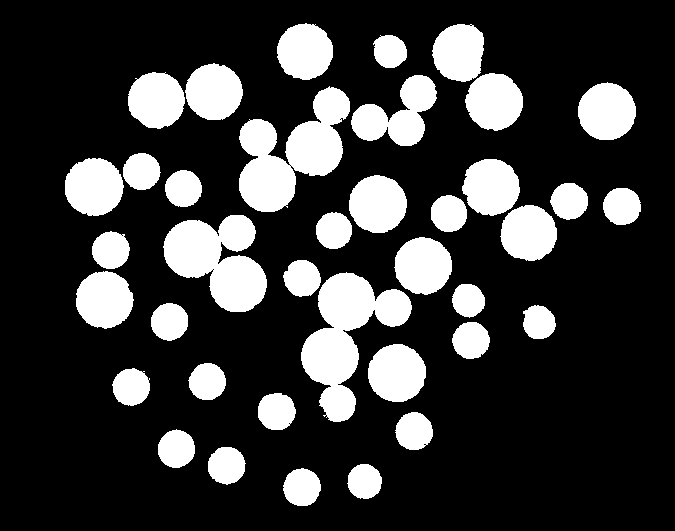
//> input picture test4/watershed/2.tif, 675 x 531 px
$ ./test4_watershed   (built with g++ and OpenCV 4)
//> lines starting //> are read from the running program, lines starting //| are printed output that depends on the picture; after the words box and inside, x2 and y2 are one past the last pixel; in counts of white or black regions, pixels touching at a corner belong together

#include "opencv2/highgui/highgui.hpp"
#include "opencv2/imgproc/imgproc.hpp"
#include <iostream>
#include <stdio.h>
#include <stdlib.h>
#include <iostream>
#include <vector>
using namespace cv;
using namespace std;
// 分水岭分割显示
cv::Mat displaySegResult(cv::Mat & segments, int numOfSegments, cv::Mat & image)
{
	cv::Mat wshed(segments.size(), CV_8UC3);
	// 创建对于颜色分量
	vector<Vec3b> colorTab;
	for (int i = 0; i < numOfSegments; i++)
	{
		int b = theRNG().uniform(0, 255);
		int g = theRNG().uniform(0, 255);
		int r = theRNG().uniform(0, 255);
		colorTab.push_back(Vec3b((uchar)b, (uchar)g, (uchar)r));
	}
	//应用不同颜色对每个部分
	for (int i = 0; i < segments.rows; i++)
	{
		for (int j = 0; j < segments.cols; j++)
		{
			int index = segments.at<int>(i, j);

			if (index == -1)
				wshed.at<Vec3b>(i, j) = Vec3b(255, 255, 255);
			else if (index <= 0 || index > numOfSegments)
				wshed.at<Vec3b>(i, j) = Vec3b(0, 0, 0);
			else
				wshed.at<Vec3b>(i, j) = colorTab[index - 1];
		}
	}
	if (image.dims > 0)
		wshed = wshed * 0.5 + image * 0.5;
	return wshed;
}

int main()
{
	cv::Mat srcImage = imread("test4\\watershed\\2.tif");
//> srcImage is the input picture: 531 rows x 675 cols, CV_8UC3; 22.1% white; 38 white regions, largest, box (x1, y1, x2, y2) and area: (301, 272, 412, 422) 7353, (239, 86, 350, 212) 7255, (163, 215, 267, 312) 6278
	if (!srcImage.data)
		return 1;
	cv::imshow("【原始图片】", srcImage);

	cv::Mat gray, blurImage, edgeImage;
	cv::cvtColor(srcImage, gray, CV_BGR2GRAY);

	GaussianBlur(gray, blurImage, Size(5, 5), 2);
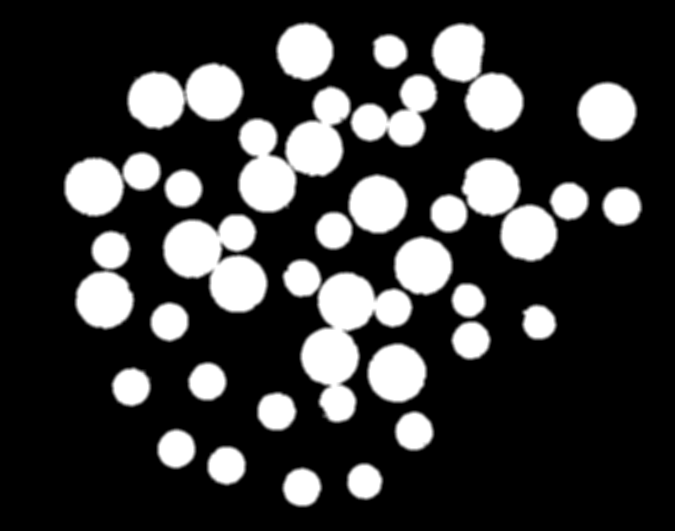
//> blurImage: 531 rows x 675 cols, CV_8UC1; min 0, max 255, mean 56.5
	Canny(blurImage, edgeImage, 150, 90);
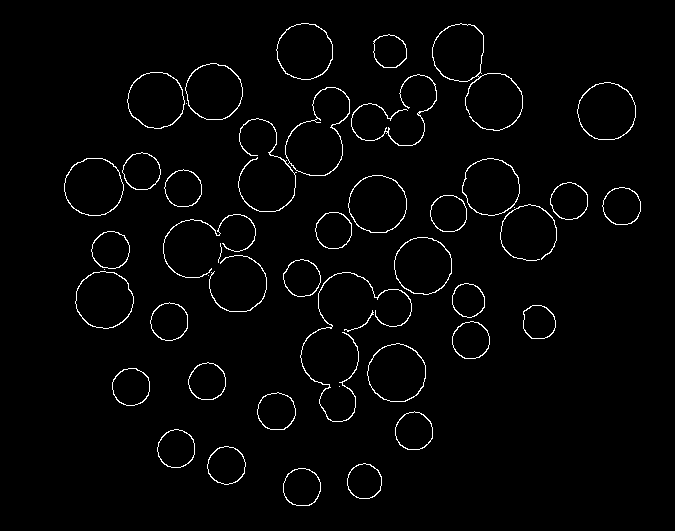
//> edgeImage: 531 rows x 675 cols, CV_8UC1; 2.1% white in thin lines or dots, all inside (x1, y1, x2, y2) = (64, 23, 641, 506)
	int i, j, compCount = 0;
	vector<vector<Point> > contours;
	vector<Vec4i> hierarchy;
	findContours(edgeImage, contours, hierarchy, CV_RETR_CCOMP, CV_CHAIN_APPROX_SIMPLE);
//> contours = 79 contours, 8 with area under 20; largest, box (x1, y1, x2, y2) and area: (238, 87, 350, 212) 3663, (285, 87, 350, 176) 3521, (64, 158, 124, 216) 2672, (367, 343, 426, 402) 2640, (64, 158, 124, 216) 2630
	if (contours.empty())
		return -1;

	Mat markers(edgeImage.size(), CV_32S);
	markers = Scalar::all(0);
	int idx = 0;
	// 绘制区域块
	for (; idx >= 0; idx = hierarchy[idx][0], compCount++)
	{
		drawContours(markers, contours, idx, Scalar::all(compCount + 1), -1, 8, hierarchy, INT_MAX);

	}
//> this loop made 45 passes
//> idx on passes 2 to 13: 2, 4, 6, 8, 10, 12, 13, 15, 17, 19, 21, 22
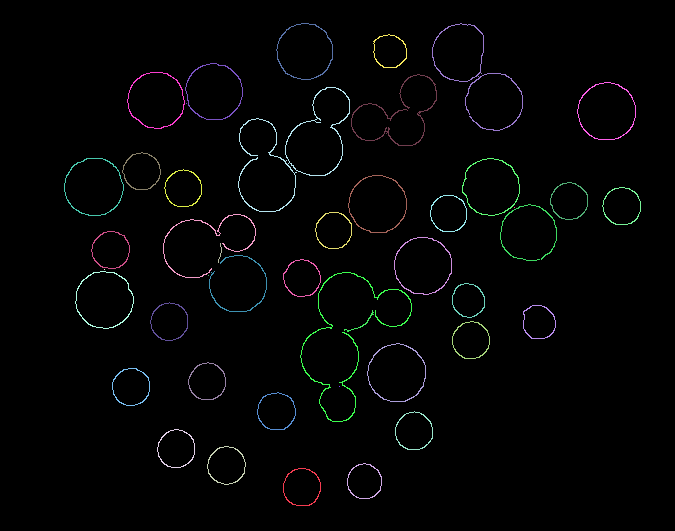
//> markers: 531 rows x 675 cols, CV_32SC1; 46 distinct labels, from 0 to 45; one colour per label, 0 black
//> after the loop, idx = -1; compCount = 45

	if (compCount == 0)
		return -1;
	watershed(srcImage, markers);
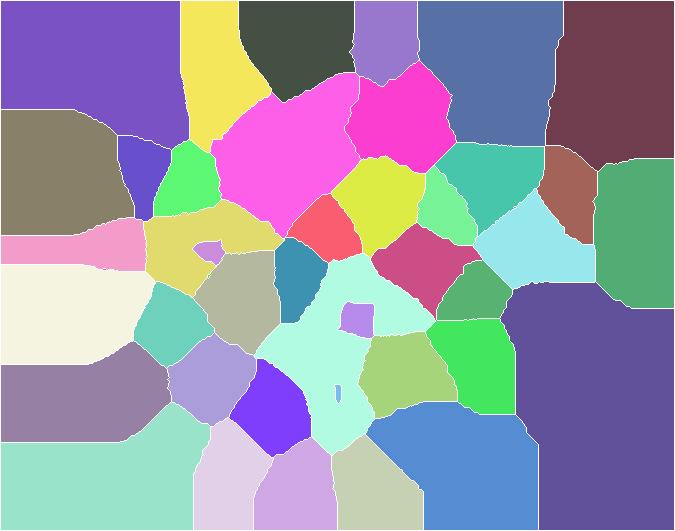
//> markers: 531 rows x 675 cols, CV_32SC1; 46 distinct labels, from -1 to 45; one colour per label, 0 black, -1 white

	Mat wshed = displaySegResult(markers, compCount, srcImage);
//> the loop in displaySegResult, `for (int i = 0; i < numOfSegments; i++)` made 45 passes
//> after the loop in displaySegResult, `for (int i = 0; i < segments.rows; i++)`:
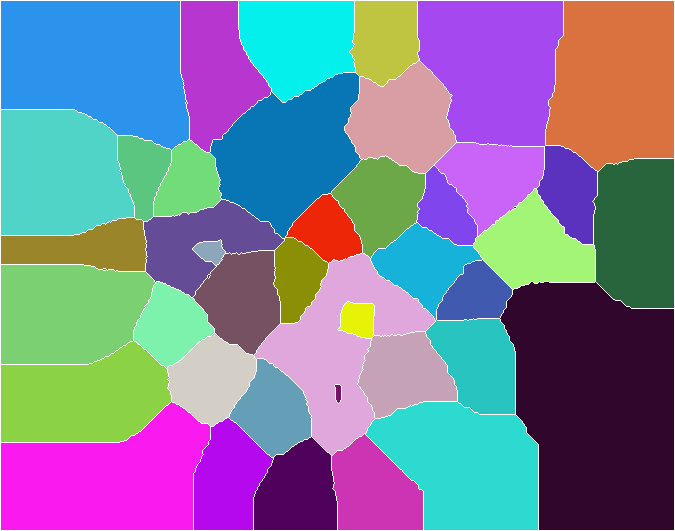
//> wshed: 531 rows x 675 cols, CV_8UC3; mean B, G, R 156.1, 127.3, 123.8
//> in displaySegResult, `wshed = wshed * 0.5 + image * 0.5;`:
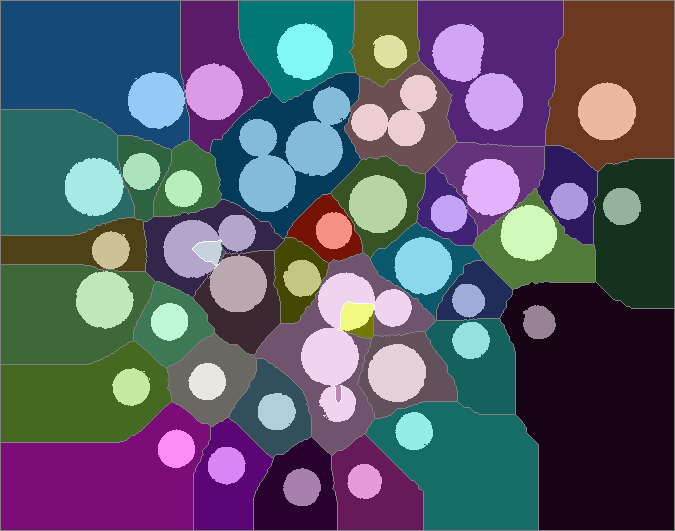
//> wshed: 531 rows x 675 cols, CV_8UC3; mean B, G, R 106.3, 91.9, 90.2
	imshow("【分水岭结果】", wshed);

	cv::waitKey(0);
	return 0;
}

$ run again, with test4/watershed/1.jpg saved as test4/watershed/2.tif
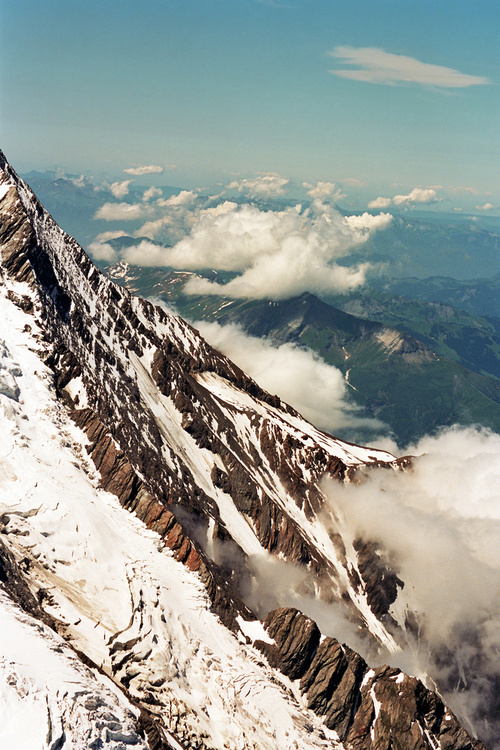
//> input picture test4/watershed/1.jpg, 500 x 750 px
//> srcImage is the input picture: 750 rows x 500 cols, CV_8UC3; mean B, G, R 146.6, 152.6, 147.8
//> `Canny(blurImage, edgeImage, 150, 90);`:
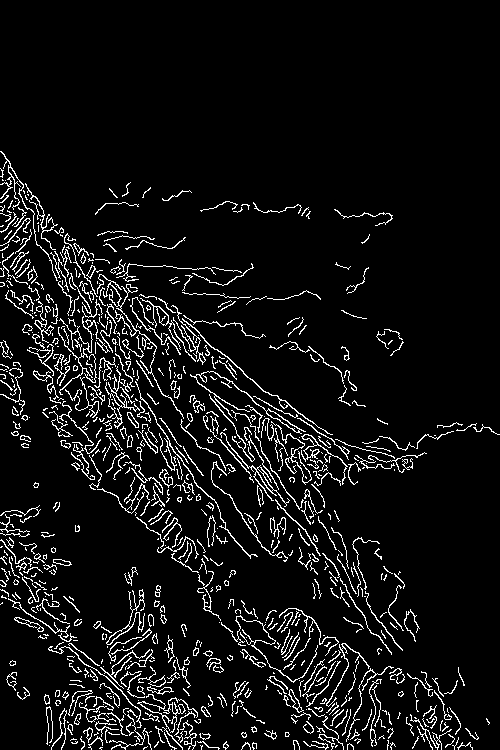
//> edgeImage: 750 rows x 500 cols, CV_8UC1; 7.1% white in thin lines or dots, all inside (x1, y1, x2, y2) = (0, 151, 500, 750)
//> contours = 888 contours, 742 with area under 20; largest, box (x1, y1, x2, y2) and area: (190, 371, 306, 434) 264, (220, 432, 290, 507) 182, (140, 298, 196, 362) 172, (106, 589, 145, 645) 168, (97, 274, 184, 419) 152
//> the loop `for (; idx >= 0; idx = hierarchy[idx][0], compCount++)` made 786 passes
//> idx on passes 2 to 4: 1, 2, 3
//> after the loop `for (; idx >= 0; idx = hierarchy[idx][0], compCount++)`: idx = -1; compCount = 786
//> after the loop in displaySegResult, `for (int i = 0; i < numOfSegments; i++)`: colorTab = 786 items, first 12: [91, 2, 79], [179, 52, 205], [236, 8, 181], [239, 26, 248], [207, 218, 45], [183, 158, 101], [102, 18, 118], [68, 210, 139], [198, 207, 211], [181, 162, 197], [191, 196, 40], [7, 243, 230]
//> in displaySegResult, `wshed = wshed * 0.5 + image * 0.5;`:
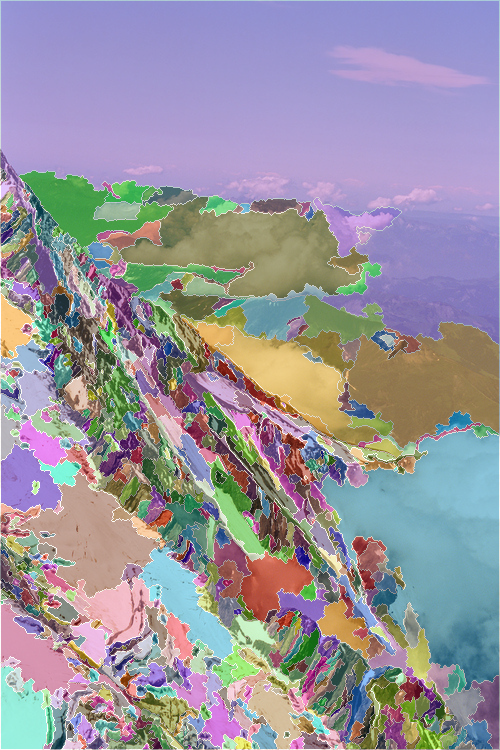
//> wshed: 750 rows x 500 cols, CV_8UC3; mean B, G, R 158.4, 147.9, 152.5
